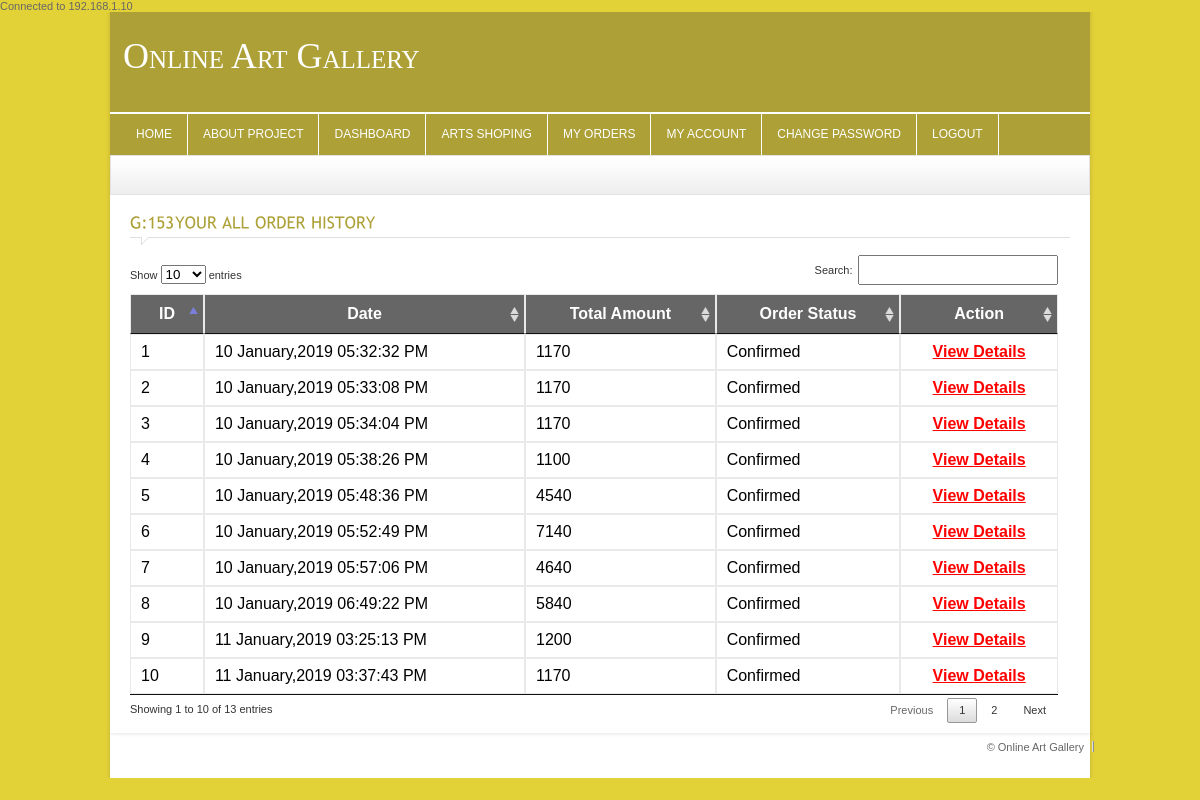
The page /report-order.php (signed in) on the database its author committed.
### tables this page shows
CREATE TABLE IF NOT EXISTS `order` (
`order_id` int(11) NOT NULL,
  `order_user_id` varchar(255) NOT NULL,
  `order_date` varchar(255) NOT NULL,
  `order_amount` varchar(255) NOT NULL,
  `order_status` varchar(255) NOT NULL
);

### report-order.php (the view, shortened to what this page needs)
<?php
	include_once("includes/header.php");
	include_once("includes/db_connect.php");
	$SQL="SELECT * FROM `order` WHERE order_user_id = ".$_SESSION['user_details']['user_id'];
	$rs=mysqli_query($con,$SQL) or die(mysqli_error($con));
?>
	<div class="crumb">
    </div>
	<div id="content_sec">
		<div class="col1" style="width:100%">
		<div class="contact">
			<h4 class="heading colr">Your All Order History</h4>
			<form name="frm_order" action="lib/order.php" method="post">
				<div class="static">
				<table class="table table-striped table-advance table-hover" id="mydatatable" style="color:#000000; width:100%" width="100%">
					<thead>
						<tr class="tablehead bold">
						<td scope="col">ID</td>
						<td scope="col">Date</td>
						<td scope="col">Total Amount</td>
						<td scope="col">Order Status</td>
						<td scope="col">Action</td>
						</tr>
					</thead>
					<tbody>
					<?php
					while($data = mysqli_fetch_assoc($rs))
					{
					?>
					  <tr>
						<td><?=$data[order_id]?></td>
						<td><?=$data[order_date]?></td>
						<td><?=$data[order_amount]?></td>
						<td><?=$data[order_status]?></td>
						<td style="text-align:center">
							<a style="color:#FF0000; font-weight:bold; text-decoration:underline" href="order-confirmation.php?order_id=<?php echo $data[order_id] ?>">View Details</a>
						</td>
					  </tr>
					<?php } ?>
					</tbody>
					</table>
				</div>
			</form>
		</div>
		</div>
	</div>
<?php include_once("includes/footer.php"); ?>

### css/style.css (style rules this page uses)
* { padding:0px; margin:0px; }
body { background-color:#e3d138; font-family:Arial, Helvetica, sans-serif; font-size:11px; color:#666666; float:left; width:100%; }
a { text-decoration:none; outline:none; color:#666666; }
.bold { font-weight:bold; }
.colr { color:#aca037 !important; }
h4 { font-size:16px; font-weight:normal; }
.heading { padding:10px 0px 14px 0px !important; width:100% !important; margin-bottom:10px !important; text-transform:uppercase; background-image:url(../images/heading.gif); background-repeat:no-repeat; background-position:left bottom; }
#content_sec { width:940px; padding:10px 20px; margin-left:10px; background-color:#FFF; float:left; }
.col1 { width:675px; float:left; }
.crumb { width:958px; height:30px; padding:8px 10px 0px 10px; background-image:url(../images/crumb.gif); background-repeat:repeat-x; margin-left:10px; border:#e3e3e3 solid 1px; }
.static { float:left; width:928px; }
.static table { float:left; width:453px; }
.static tr.tablehead { background-color:#666666; color:#FFF; padding:10px; text-align:center; }
.static tr td { padding:5px; border:#e9e9e9 solid 1px; }

### css/slider.css (style rules this page uses)
* { margin: 0; padding: 0; }

### rows shown on the page
order: order_id "1", order_date "10 January,2019 05:32:32 PM", order_amount "1170", order_status "Confirmed"
order: order_id "2", order_date "10 January,2019 05:33:08 PM", order_amount "1170", order_status "Confirmed"
order: order_id "3", order_date "10 January,2019 05:34:04 PM", order_amount "1170", order_status "Confirmed"
order: order_id "4", order_date "10 January,2019 05:38:26 PM", order_amount "1100", order_status "Confirmed"
order: order_id "5", order_date "10 January,2019 05:48:36 PM", order_amount "4540", order_status "Confirmed"
order: order_id "6", order_date "10 January,2019 05:52:49 PM", order_amount "7140", order_status "Confirmed"
order: order_id "7", order_date "10 January,2019 05:57:06 PM", order_amount "4640", order_status "Confirmed"
order: order_id "8", order_date "10 January,2019 06:49:22 PM", order_amount "5840", order_status "Confirmed"
order: order_id "9", order_date "11 January,2019 03:25:13 PM", order_amount "1200", order_status "Confirmed"
order: order_id "10", order_date "11 January,2019 03:37:43 PM", order_amount "1170", order_status "Confirmed"

### other values the page prints
$server "192.168.1.10"
